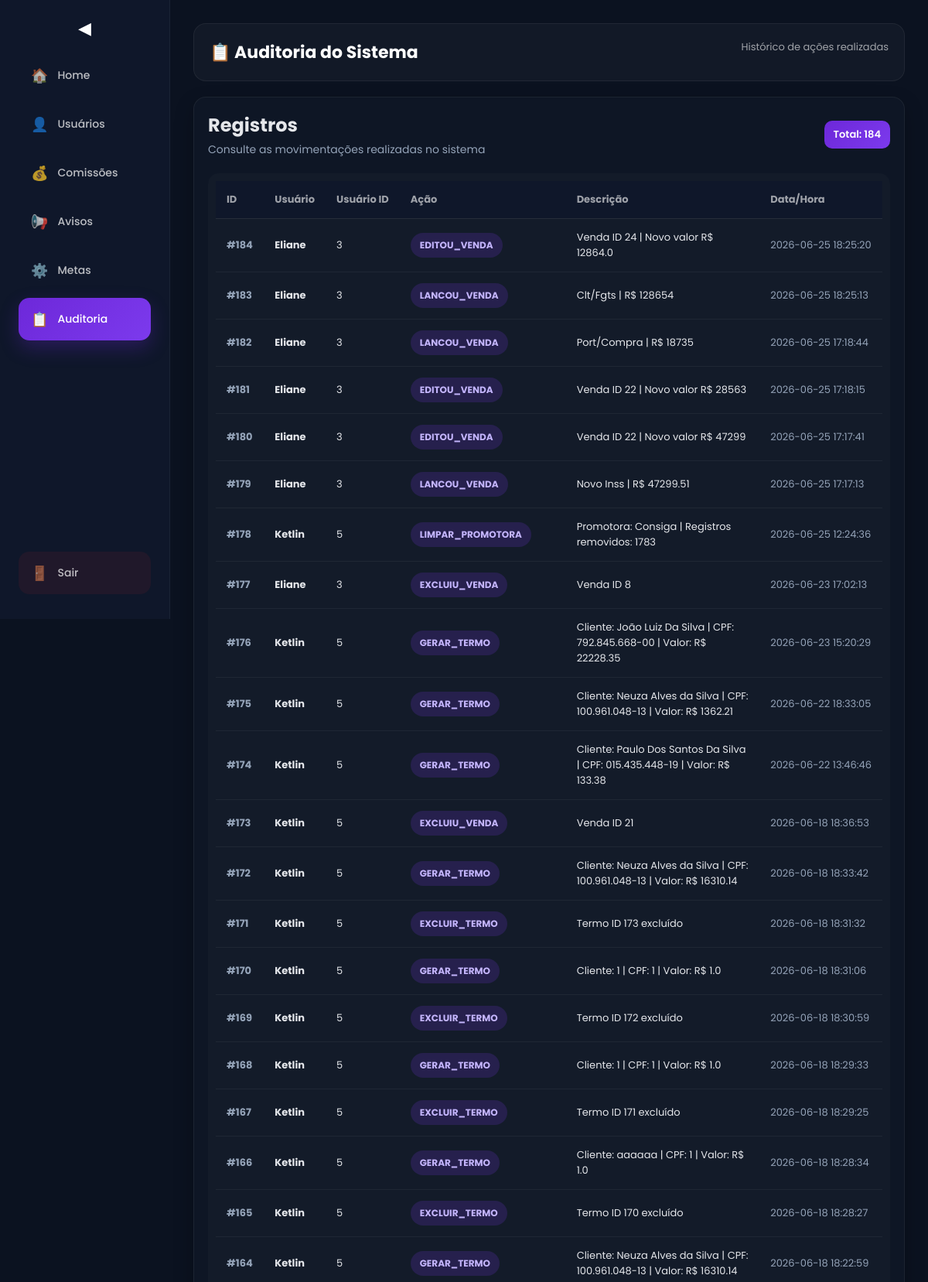
/auditoria (signed in, upper part), run on the app's committed database.
### tables this page shows
CREATE TABLE auditoria (
            id INTEGER PRIMARY KEY AUTOINCREMENT,
            usuario TEXT,
            usuario_id INTEGER,
            acao TEXT,
            descricao TEXT,
            data_hora DATETIME DEFAULT CURRENT_TIMESTAMP
        );

### app.py (the view)
@app.route("/auditoria")
def auditoria():
    if session.get("tipo") not in ["master", "admin", "adm"]:
        return redirect("/home")
    conn = conectar()
    cursor = conn.cursor()
    cursor.execute("""
        SELECT *
        FROM auditoria
        ORDER BY id DESC
        LIMIT 500
    """)
    registros = cursor.fetchall()
    conn.close()
    return render_template(
        "auditoria.html",
        registros=registros,
        tipo=session.get("tipo")
    )

### app.py (called while the page is built)
def conectar():
    conn = sqlite3.connect("banco.db")
    conn.row_factory = sqlite3.Row
    return conn

### templates/auditoria.html (shortened to what this page needs)
<!DOCTYPE html>
<html lang="pt-br">
<head>
<link rel="stylesheet" href="{{ url_for('static', filename='style.css') }}">
</head>
<body>
<div class="sidebar" id="sidebar">
<button class="toggle-btn" onclick="toggleSidebar()">◀</button>
<a href="/home">
    <span class="icon">🏠</span>
    <span class="text">Home</span>
</a>
{% if tipo|lower|trim in ["master","adm","admin"] %}
<a href="/admin?aba=usuarios">
    <span class="icon">👤</span>
    <span class="text">Usuários</span>
</a>
{% if tipo|lower|trim == "master" %}
<a href="/admin?aba=comissoes">
    <span class="icon">💰</span>
    <span class="text">Comissões</span>
</a>
{% endif %}
<a href="/admin?aba=avisos">
    <span class="icon">📢</span>
    <span class="text">Avisos</span>
</a>
<a href="/admin?aba=metas">
    <span class="icon">⚙️</span>
    <span class="text">Metas</span>
</a>
<a href="/auditoria" class="active">
    <span class="icon">📋</span>
    <span class="text">Auditoria</span>
</a>
{% endif %}
<a href="/logout">
    <span class="icon">🚪</span>
    <span class="text">Sair</span>
</a>
</div>
<div class="conteudo">
<div class="page">
    <div class="topo">
        <h1>📋 Auditoria do Sistema</h1>
        <span>Histórico de ações realizadas</span>
    </div>
    <div class="box">
        <div style="display:flex; align-items:center; justify-content:space-between; gap:15px; margin-bottom:20px;">
            <div>
                <h2 style="margin-bottom:4px;">Registros</h2>
                <p style="color:#94a3b8; font-size:14px;">
                    Consulte as movimentações realizadas no sistema
                </p>
            </div>
            <span class="btn btn-roxo" style="pointer-events:none;">
                Total: {{ registros|length }}
            </span>
        </div>
        <div class="table-wrapper">
            <table class="tabela-auditoria">
                <thead>
                    <tr>
                        <th>ID</th>
                        <th>Usuário</th>
                        <th>Usuário ID</th>
                        <th>Ação</th>
                        <th>Descrição</th>
                        <th>Data/Hora</th>
                    </tr>
                </thead>
                <tbody>
                    {% for r in registros %}
                    <tr>
                        <td class="id-col">#{{ r["id"] }}</td>
                        <td>
                            <strong>{{ r["usuario"] }}</strong>
                        </td>
                        <td>{{ r["usuario_id"] }}</td>
                        <td>
                            <span class="badge-acao">
                                {{ r["acao"] }}
                            </span>
                        </td>
                        <td class="descricao-auditoria">
                            {{ r["descricao"] }}
                        </td>
                        <td class="data-auditoria">
                            {{ r["data_hora"] }}
                        </td>
                    </tr>
                    {% else %}
                    <tr>
                        <td colspan="6" style="text-align:center; padding:30px; color:#94a3b8;">
                            Nenhum registro encontrado.
                        </td>
                    </tr>
                    {% endfor %}
                </tbody>
            </table>
        </div>
    </div>
</div>
</div>
</body>
</html>

### static/style.css (style rules this page uses)
* { margin: 0; padding: 0; box-sizing: border-box; }
body { font-family: 'Poppins', sans-serif; display: flex; min-height: 100vh; background: #0b1220; color: #e5e7eb; }
.sidebar { width:220px; height:100vh; position:fixed; left:0; top:0; padding:24px; background:#0f172a; border-right:1px solid rgba(255,255,255,0.05); display:flex; flex-direction:column; transition:0.3s ease; overflow:hidden; }
.toggle-btn { background:none; border:none; color:white; font-size:22px; margin-bottom:20px; cursor:pointer; }
.sidebar a { display:flex; align-items:center; gap:12px; padding:14px 16px; margin-bottom:8px; border-radius:14px; text-decoration:none; color:rgba(255,255,255,0.72); font-size:14px; font-weight:500; transition:0.22s; }
.sidebar .icon { min-width:20px; text-align:center; font-size:18px; }
.sidebar .text { white-space:nowrap; }
.sidebar a.active { background:linear-gradient( 135deg, #6d28d9, #7c3aed ); color:white; box-shadow: 0 10px 25px rgba(109,40,217,0.28); }
.sidebar a[href="/logout"] { margin-top:auto; background:rgba(220,38,38,0.08); }
.conteudo { margin-left: 220px; transition:0.3s ease; width: calc(100% - 220px); padding: 30px; gap: 20px; display: block; }
.topo { display: flex; justify-content: space-between; align-items: flex-start; gap: 20px; padding: 20px; background: rgba(255,255,255,0.03); border: 1px solid rgba(255,255,255,0.06); border-radius: 16px; margin-bottom: 20px; }
.topo h1 { font-size: 22px; color: white; }
.topo span { font-size: 13px; color: rgba(255,255,255,0.6); }
.box { background: rgba(255,255,255,0.03); border: 1px solid rgba(255,255,255,0.06); border-radius: 16px; padding: 20px; margin-bottom: 20px; }
.btn { display: inline-flex; align-items: center; justify-content: center; height: 36px; padding: 0 12px; border-radius: 10px; border: none; font-size: 13px; font-weight: 600; cursor: pointer; text-decoration: none; transition: 0.2s; white-space: nowrap; }
.btn-roxo { background: linear-gradient( 135deg, #6d28d9, #7c3aed ); color: white !important; }
.table-wrapper { width: 100%; overflow-x: auto; background: rgba(255,255,255,0.02); border-radius: 14px; padding: 10px; }
table { width: 100%; border-collapse: collapse; }
th { text-align: left; padding: 14px; font-size: 13px; color: rgba(255,255,255,0.6); border-bottom: 1px solid rgba(255,255,255,0.08); }
td { padding: 14px; font-size: 13px; vertical-align: middle; border-bottom: 1px solid rgba(255,255,255,0.05); }
td:last-child { white-space: nowrap; }
.page { display:block !important; width:100%; }
.card, .card-home, .acesso, .card-meta, .card-inteligencia, .ranking-card, .section, .box, .progresso-card, .comissao-card, .tabela-item, .acesso-box { background: rgba(17,24,39,0.75); border: 1px solid rgba(255,255,255,0.06); border-radius: 16px; padding: 18px; box-shadow: 0 10px 25px rgba(0,0,0,0.25); transition: 0.25s ease; color: #e5e7eb; margin-bottom: 20px; }
table tbody tr { transition: all 0.25s ease; }
td { transition: 0.2s ease; }
html, body { overflow-x: hidden; }
table { width: 100%; table-layout: auto; }
td, th { word-wrap: break-word; overflow-wrap: break-word; }
thead th { position:sticky; top:0; z-index:10; background:#0f172a; }
.tabela-auditoria th { white-space:nowrap; }
.tabela-auditoria td { vertical-align:middle; }
.id-col { color:#94a3b8; font-weight:700; }
.badge-acao { display:inline-flex; align-items:center; justify-content:center; padding:7px 12px; border-radius:999px; background:rgba(124,58,237,.18); color:#c4b5fd; font-size:12px; font-weight:700; white-space:nowrap; }
.descricao-auditoria { max-width:520px; color:#e5e7eb; }
.data-auditoria { color:#94a3b8; white-space:nowrap; font-size:13px; }

### data on the page
auditoria: id "184", usuario "Eliane", usuario_id "3", acao "EDITOU_VENDA", descricao "Venda ID 24 | Novo valor R$ 12864.0", data_hora "2026-06-25 18:25:20"
auditoria: id "183", usuario "Eliane", usuario_id "3", acao "LANCOU_VENDA", descricao "Clt/Fgts | R$ 128654", data_hora "2026-06-25 18:25:13"
auditoria: id "182", usuario "Eliane", usuario_id "3", acao "LANCOU_VENDA", descricao "Port/Compra | R$ 18735", data_hora "2026-06-25 17:18:44"
auditoria: id "181", usuario "Eliane", usuario_id "3", acao "EDITOU_VENDA", descricao "Venda ID 22 | Novo valor R$ 28563", data_hora "2026-06-25 17:18:15"
auditoria: id "180", usuario "Eliane", usuario_id "3", acao "EDITOU_VENDA", descricao "Venda ID 22 | Novo valor R$ 47299", data_hora "2026-06-25 17:17:41"
auditoria: id "179", usuario "Eliane", usuario_id "3", acao "LANCOU_VENDA", descricao "Novo Inss | R$ 47299.51", data_hora "2026-06-25 17:17:13"
auditoria: id "178", usuario "Ketlin", usuario_id "5", acao "LIMPAR_PROMOTORA", descricao "Promotora: Consiga | Registros removidos: 1783", data_hora "2026-06-25 12:24:36"
auditoria: id "177", usuario "Eliane", usuario_id "3", acao "EXCLUIU_VENDA", descricao "Venda ID 8", data_hora "2026-06-23 17:02:13"
auditoria: id "176", usuario "Ketlin", usuario_id "5", acao "GERAR_TERMO", descricao "Cliente: João Luiz Da Silva | CPF: 792.845.668-00 | Valor: R$ 22228.35", data_hora "2026-06-23 15:20:29"
auditoria: id "175", usuario "Ketlin", usuario_id "5", acao "GERAR_TERMO", descricao "Cliente: Neuza Alves da Silva | CPF: 100.961.048-13 | Valor: R$ 1362.21", data_hora "2026-06-22 18:33:05"
auditoria: id "174", usuario "Ketlin", usuario_id "5", acao "GERAR_TERMO", descricao "Cliente: Paulo Dos Santos Da Silva | CPF: 015.435.448-19 | Valor: R$ 133.38", data_hora "2026-06-22 13:46:46"
auditoria: id "173", usuario "Ketlin", usuario_id "5", acao "EXCLUIU_VENDA", descricao "Venda ID 21", data_hora "2026-06-18 18:36:53"
auditoria: id "172", usuario "Ketlin", usuario_id "5", acao "GERAR_TERMO", descricao "Cliente: Neuza Alves da Silva | CPF: 100.961.048-13 | Valor: R$ 16310.14", data_hora "2026-06-18 18:33:42"
auditoria: id "171", usuario "Ketlin", usuario_id "5", acao "EXCLUIR_TERMO", descricao "Termo ID 173 excluído", data_hora "2026-06-18 18:31:32"
auditoria: id "170", usuario "Ketlin", usuario_id "5", acao "GERAR_TERMO", descricao "Cliente: 1 | CPF: 1 | Valor: R$ 1.0", data_hora "2026-06-18 18:31:06"
auditoria: id "169", usuario "Ketlin", usuario_id "5", acao "EXCLUIR_TERMO", descricao "Termo ID 172 excluído", data_hora "2026-06-18 18:30:59"
auditoria: id "168", usuario "Ketlin", usuario_id "5", acao "GERAR_TERMO", descricao "Cliente: 1 | CPF: 1 | Valor: R$ 1.0", data_hora "2026-06-18 18:29:33"
auditoria: id "167", usuario "Ketlin", usuario_id "5", acao "EXCLUIR_TERMO", descricao "Termo ID 171 excluído", data_hora "2026-06-18 18:29:25"
auditoria: id "166", usuario "Ketlin", usuario_id "5", acao "GERAR_TERMO", descricao "Cliente: aaaaaa | CPF: 1 | Valor: R$ 1.0", data_hora "2026-06-18 18:28:34"
auditoria: id "165", usuario "Ketlin", usuario_id "5", acao "EXCLUIR_TERMO", descricao "Termo ID 170 excluído", data_hora "2026-06-18 18:28:27"
auditoria: id "164", usuario "Ketlin", usuario_id "5", acao "GERAR_TERMO", descricao "Cliente: Neuza Alves da Silva | CPF: 100.961.048-13 | Valor: R$ 16310.14", data_hora "2026-06-18 18:22:59"

### other printed values
{{ registros|length }} "184"
